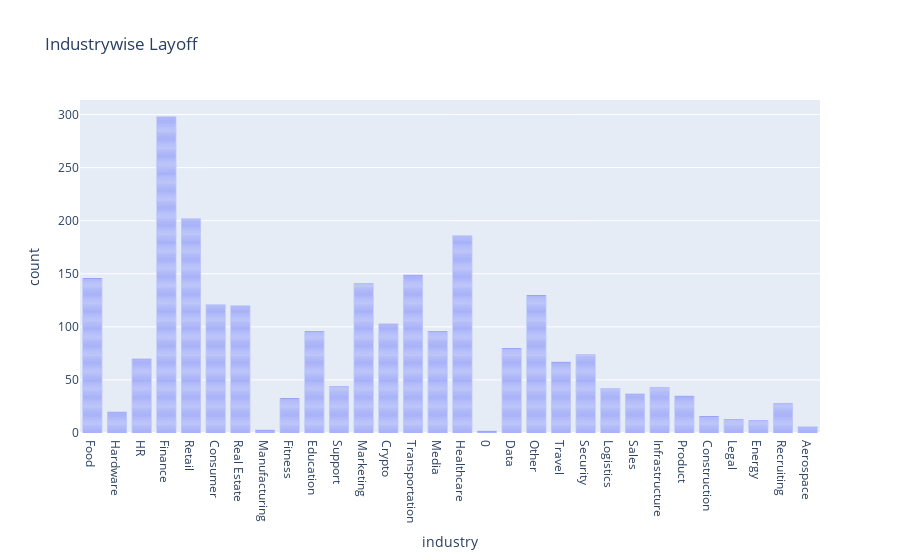

The notebook cell saved with this chart:
### Code cell
figure = px.bar(df, x=df["industry"],
            title="Industrywise Layoff")
figure.show()

### Figure 1 — Plotly figure (JSON) as saved in the notebook; plotly's stock layout.template omitted (floating-point values rounded to 4 significant figures; data arrays with more than 128 entries replaced by an {"elided": "..."} marker saying what was removed)
{"data": [{"alignmentgroup": "True", "hovertemplate": "industry=%{x}<br>count=%{y}<extra></extra>", "legendgroup": "", "marker": {"color": "#636efa", "pattern": {"shape": ""}}, "name": "", "offsetgroup": "", "orientation": "v", "showlegend": false, "textposition": "auto", "type": "bar", "x": {"elided": "2413 mixed values"}, "xaxis": "x", "y": {"elided": "2413 int values"}, "yaxis": "y"}], "layout": {"barmode": "relative", "legend": {"tracegroupgap": 0}, "title": {"text": "Industrywise Layoff"}, "xaxis": {"anchor": "y", "domain": [0, 1], "title": {"text": "industry"}}, "yaxis": {"anchor": "x", "domain": [0, 1], "title": {"text": "count"}}}}
